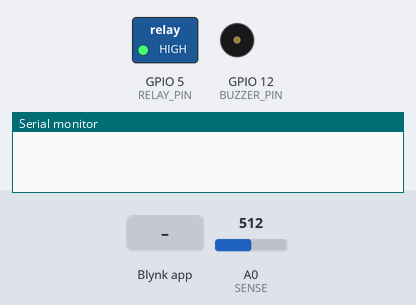
The sketch below on a simulated ESP8266 (NodeMCU). Shown: switched loads named in the sketch (green lamp = pin HIGH), buzzer (waves = sounding, pin HIGH), the last lines printed to the serial monitor. Inputs (shaded band) come from the test bench; at power-on: A0 (SENSE) = 512. WiFi joins after 1.5 s; servers stay silent unless stated.

Above: at 3.0 s.
3.1 s: Blynk app writes 1 to V0
At 4.2 s:
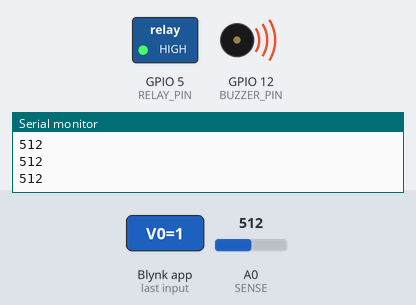
4.6 s: A0 (SENSE) set to 56
6.1 s: A0 (SENSE) set to 47
At 6.7 s:
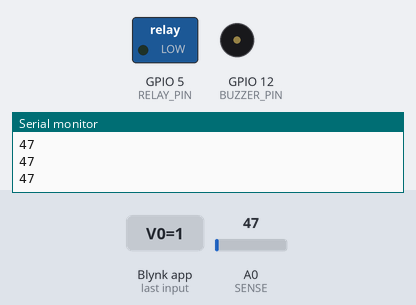
7.6 s: A0 (SENSE) set to 122
At 8.0 s:
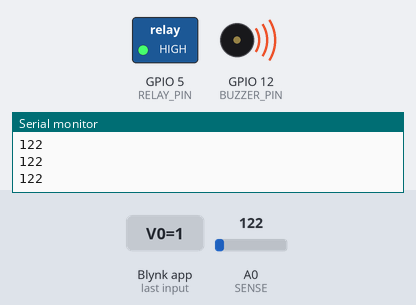
9.1 s: A0 (SENSE) set to 40
At 10.2 s:
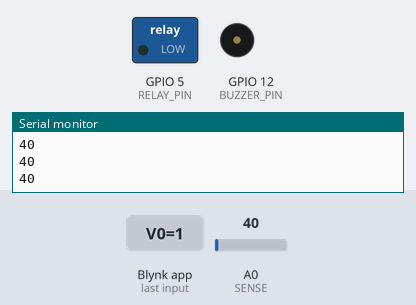
Timing chart, 0 to 11.6 s (numbered marks = the images above; inputs shaded):
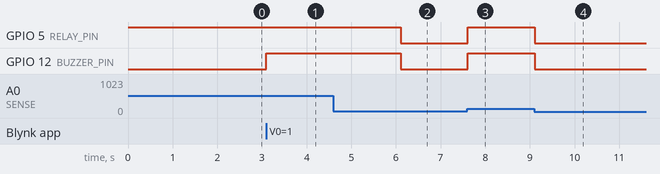

Measured:
- the behaviour switches between 51 and 50 on A0 (SENSE) (found by bisection; images 1 and 2)
- after the input at 3.1 s, GPIO 12 (BUZZER_PIN): LOW → HIGH at once
- after the input at 6.1 s, GPIO 5 (RELAY_PIN), GPIO 12 (BUZZER_PIN): HIGH → LOW at once
- after the input at 7.6 s, GPIO 5 (RELAY_PIN), GPIO 12 (BUZZER_PIN): LOW → HIGH at once
- after the input at 9.1 s, GPIO 5 (RELAY_PIN), GPIO 12 (BUZZER_PIN): HIGH → LOW at once

The sketch:

driver-alert.ino
```cpp
#define BLYNK_PRINT Serial
#define BLYNK_TEMPLATE_ID "Your_Blynk_template_ID"
#define BLYNK_TEMPLATE_NAME "Your_Blynk_template_Name"
#define BLYNK_AUTH_TOKEN "Your_Blynk_auth_token"
#include <ESP8266WiFi.h>
#include <BlynkSimpleEsp8266.h>

#define RELAY_PIN 5

#define SENSE A0

#define BUZZER_PIN 12

char ssid[] = "Your wifi name";
char pass[] = "Your wifi password";

BlynkTimer timer;

bool relayActivated = false;

void setup()
{
    Serial.begin(9600);
    pinMode(RELAY_PIN, OUTPUT);
    pinMode(SENSE, INPUT);
    pinMode(BUZZER_PIN, OUTPUT);

    digitalWrite(RELAY_PIN, HIGH);
    digitalWrite(BUZZER_PIN, LOW);

    Blynk.begin(BLYNK_AUTH_TOKEN, ssid, pass);

    timer.setInterval(1000L, checkBlynk);
}

void checkBlynk()
{
}

BLYNK_WRITE(V0)
{
    int relayState = param.asInt();

    if (relayState == 1)
    {
        digitalWrite(RELAY_PIN, LOW);
        relayActivated = true;
    }
    else
    {
        digitalWrite(RELAY_PIN, HIGH);
        relayActivated = false;
    }
}

void loop()
{
    Blynk.run();
    timer.run();

    if (relayActivated)
    {
        int sensorValue = analogRead(SENSE);
        Serial.println(sensorValue);

        if (sensorValue <= 50)
        {
            digitalWrite(RELAY_PIN, LOW);
            digitalWrite(BUZZER_PIN, LOW);
        }
        else
        {
            digitalWrite(RELAY_PIN, HIGH);
            digitalWrite(BUZZER_PIN, HIGH);
        }
    }
}
```
